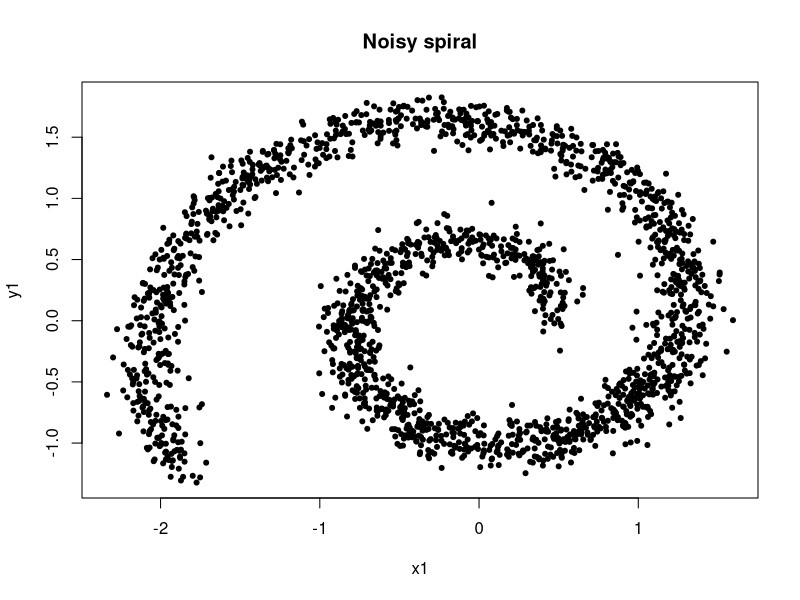

This figure's R source: (Note: this script raises an error after producing the figure.)
library(stats)
## example with noisy spiral
n=2000
t=runif(n)^.7*10
al=.15;bet=.5;
x1=bet*exp(al*t)*cos(t)+rnorm(n,0,.1)
y1=bet*exp(al*t)*sin(t)+rnorm(n,0,.1)
plot(x1,y1,pch=20,main="Noisy spiral")
D = dist(cbind(x1,y1))
dmap = diffuse(D,neigen=10) # compute diffusion map
par(mfrow=c(2,1))
plot(t,dmap$X[,1],pch=20,axes=FALSE,xlab="spiral parameter",ylab="1st diffusion coefficient")
box()
plot(1:10,dmap$eigenmult,typ='h',xlab="diffusion map dimension",ylab="eigen-multipliers")

## example with annulus data set
data(annulus)
plot(annulus,main="Annulus Data",pch=20,cex=.7)
D = dist(annulus) # use Euclidean distance
dmap = diffuse(D,eps.val=.1) # compute diffusion map & plot
print(dmap)
plot(dmap)